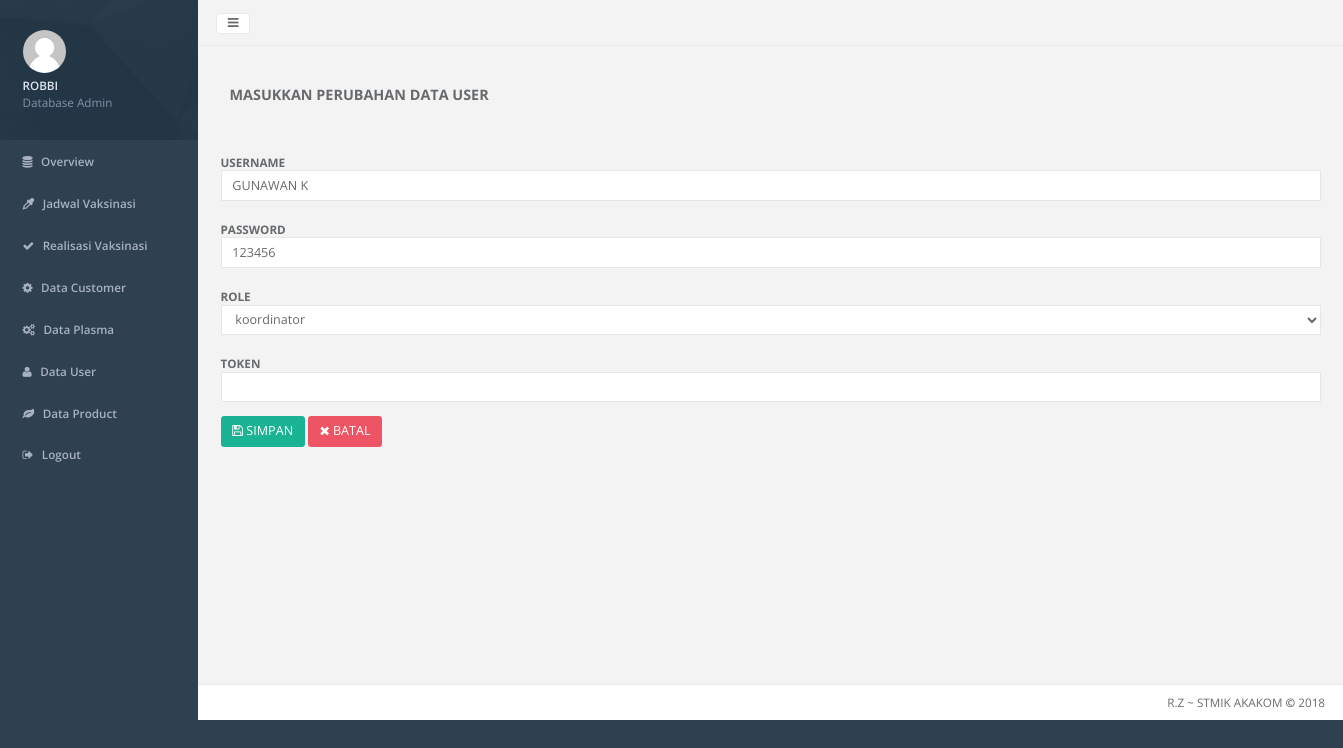
Page /_admin/home.php?hal=user-edit&uid=11 (signed in) on the committed database.
### tables this page shows
CREATE TABLE IF NOT EXISTS `user` (
`uid` int(8) NOT NULL,
  `username` varchar(32) NOT NULL,
  `password` varchar(16) NOT NULL,
  `role` enum('admin','koordinator','vaksinator') NOT NULL,
  `token` varchar(64) NOT NULL
);

### _admin/user-edit.php (the view, shortened to what this page needs)
<div class="wrapper wrapper-content animated fadeInRight">
    <h3><b>MASUKKAN PERUBAHAN DATA USER</b></h3>
</div>
<?php
    $uid = $_GET["uid"];
    include "../koneksi.php";
    $sql = "select * from user where uid ='$uid'";
    $hasil = mysqli_query($kon,$sql);
    $data = mysqli_fetch_array($hasil);
    $username = $data['username'];
    $password = $data['password'];
    $role     = $data['role'];
    $token    = $data['token'];
?>
<form class="form-horizontal" action="user-simpan.php" method="post" enctype="multipart/form-data">
    <div class="form-group">
    <div class="col-sm-12">
        <label class="control-label" for="username">USERNAME</label>
        <div class="controls">
            <input class="form-control" type="text" name="username" value="<?php echo $username;?>">
        </div>
    </div>
    </div>
    <div class="form-group">
    <div class="col-sm-12">
        <label class="control-label" for="password">PASSWORD</label>
        <div class="controls">
            <input class="form-control" type="text" name="password" value="<?php echo $password;?>">
        </div>
    </div>
    </div>
    <div class="form-group">
    <div class="col-sm-12">
        <label class="control-label" for="role">ROLE</label>
        <div class="controls">
            <select class="form-control" name="role">
              <option value="koordinator" <?php if ($role == "koordinator") echo "selected"; ?> >koordinator</option>
            </select>
        </div>
    </div>
    </div>
    <div class="form-group">
    <div class="col-sm-12">
        <label class="control-label" for="token">TOKEN</label>
        <div class="controls">
            <input class="form-control" type="text" name="token" value="<?php echo $token;?>">
        </div>
    </div>
    </div>
    <div class="form-group">
    <div class="col-sm-12 col-sm-10">
        <button type="submit" class="btn btn-primary"><i class="fa fa-floppy-o"></i>&nbsp;SIMPAN</button>
        <a class="btn btn-danger" href="home.php?hal=user-data"><i class="fa fa-times"></i>&nbsp;BATAL </a>
    </div>
    </div>
</form>

### rows in the picture
user: username "GUNAWAN K", password "123456", role "koordinator"

### other values in the picture
substr($username, 0, 30) "ROBBI"
